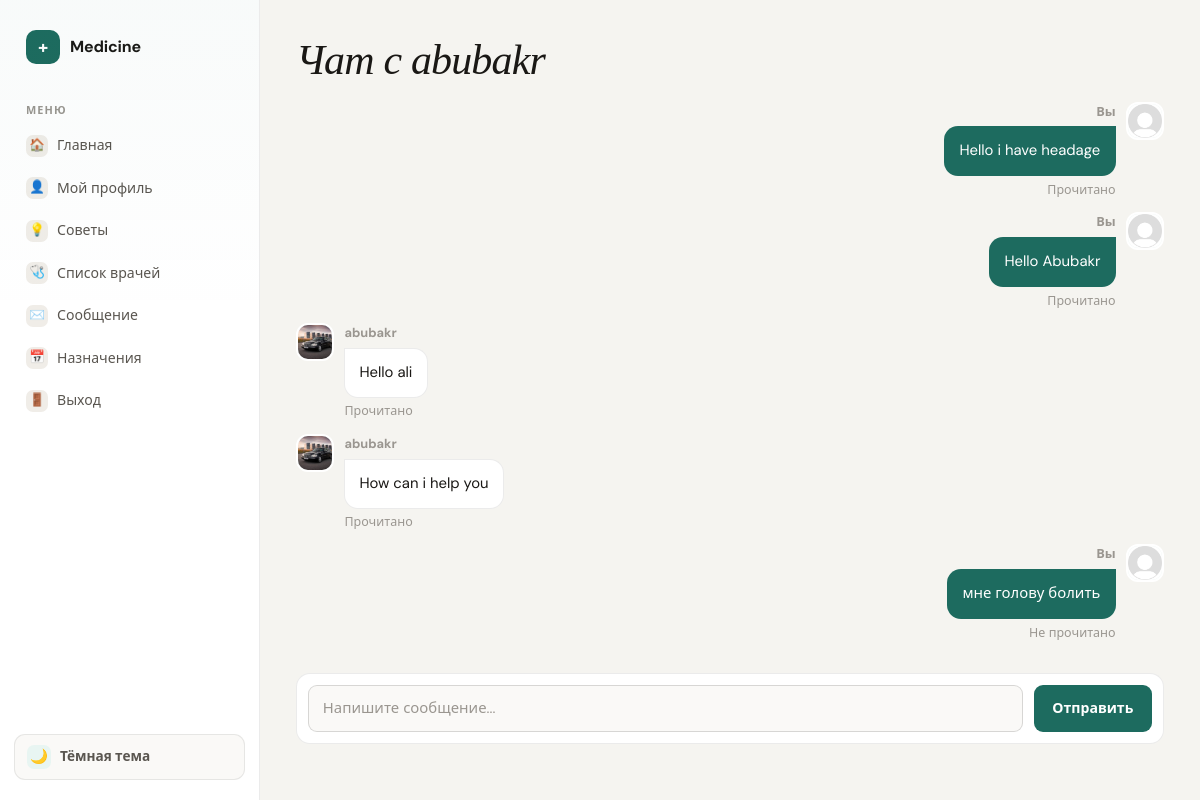
Before: /chat/send_message/2 (signed in) with the older database file.
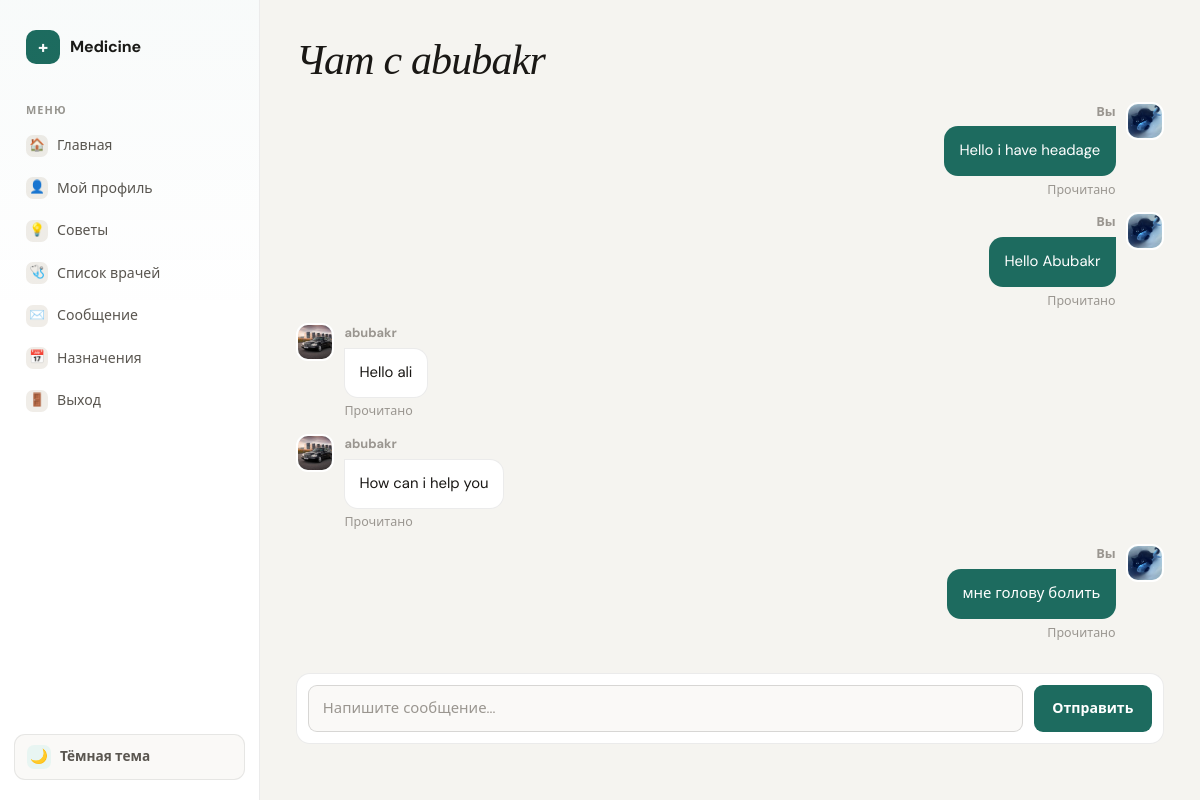
After: the same page with the newer database file.
### chat/models.py (models this page shows, shortened)
class Direct(models.Model):
    sender=models.ForeignKey(User,on_delete=models.CASCADE,related_name='send_messages')
    receiner=models.ForeignKey(User,on_delete=models.CASCADE,related_name='received_messages')
    text=models.TextField()
    created_at=models.DateTimeField(auto_now_add=True)
    is_readed=models.BooleanField(default=False)

### accounts/models.py (models this page shows, shortened)
class Profile(models.Model):
    ROLE_CHOICES = (
        ('patient', 'Patient'),
        ('doctor', 'Doctor'),
        ('admin', 'Admin'),
    )
    user=models.OneToOneField(settings.AUTH_USER_MODEL,on_delete=models.CASCADE,related_name='profile')
    age=models.PositiveIntegerField(null=True,blank=True)
    role = models.CharField(max_length=20, choices=ROLE_CHOICES, default='patient')
    phone=models.CharField(max_length=14,blank=True)
    city = models.CharField(max_length=50, blank=True)
    photo=models.ImageField(upload_to='users/',blank=True,null=True)

### chat/views.py (the view, shortened to what this page needs)
# urls.py: path('send_message/<int:pk>',views.send_message,name='send_message'),
@login_required(login_url='login')
def send_message(request,pk):
    ptn=get_object_or_404(User,pk=pk)
    message=Direct.objects.filter(
        Q(sender=request.user, receiner=ptn) |
        Q(sender=ptn, receiner=request.user)
    ).order_by("created_at")
    message.filter(receiner=request.user, is_readed=False).update(is_readed=True)
    return render(request,'chat/send_message.html',{"messages":message,"profile":ptn})

### templates/chat/send_message.html (shortened to what this page needs)
{% extends "accounts/base.html" %}
{% block main %}
<h1>Чат с {{ profile.username }}</h1>
<ul class="chat-list dm-messages">
    {% for i in messages %}
        <li class="chat-message {% if i.sender == request.user %}msg-own{% else %}msg-other{% endif %}">
            <div class="msg-avatar">
                {% if i.sender.profile.photo %}
                    <img src="{{ i.sender.profile.photo.url }}" alt="">
                {% else %}
                    <img src="/media/user.png" alt="">
                {% endif %}
            </div>
            <div class="msg-body">
                <div class="msg-meta">
                    <b>
                        {% if i.sender == request.user %}
                            Вы
                        {% else %}
                            {{ i.sender.username }}
                        {% endif %}
                    </b>
                </div>
                <div class="msg-bubble">
                    <p>{{ i.text }}</p>
                </div>
                <div class="msg-read">
                    {% if i.is_readed %}
                        Прочитано
                    {% else %}
                        Не прочитано
                    {% endif %}
                </div>
            </div>
        </li>
    {% empty %}
        <p class="muted">Сообщений нет</p>
    {% endfor %}
</ul>
<form class="chat-form chat-form-inline" action="" method="post">
    <input class="chat-input" type="text" placeholder="Напишите сообщение..." name="text">
    <button class="chat-send" type="submit">Отправить</button>
</form>
{% endblock %}

Changed rows visible on the page:
changed through a linked row, Direct "Hello i have headage": sender.profile.photo: picture added; photo: picture removed
changed through a linked row, Direct "Hello Abubakr": sender.profile.photo: picture added; photo: picture removed
changed Direct "мне голову болить": sender.profile.photo: picture added; photo: picture removed; is_readed "Не прочитано" → "Прочитано"
